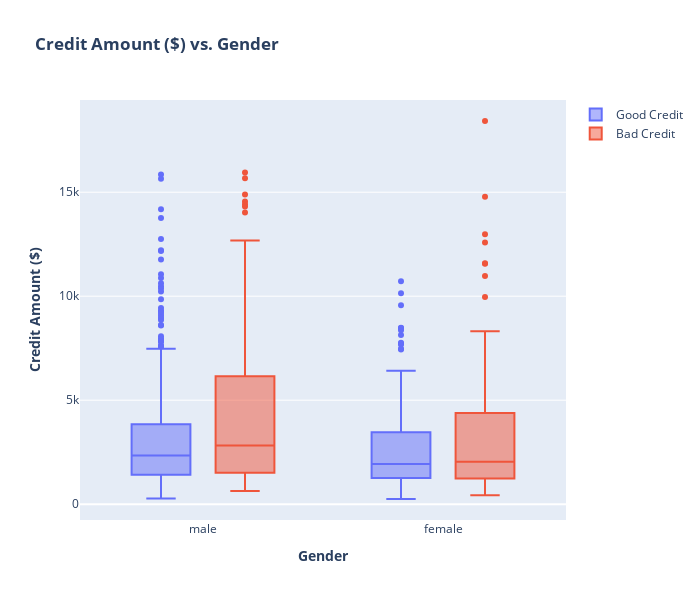

Notebook code for this chart:
### Code cell
box_plot('sex', 'Gender')

### Figure 1 — Plotly figure (JSON) as saved in the notebook; plotly's stock layout.template omitted (floating-point values rounded to 4 significant figures; data arrays with more than 128 entries replaced by an {"elided": "..."} marker saying what was removed)
{"data": [{"name": "Good Credit", "type": "box", "x": {"elided": "700 str values"}, "y": {"elided": "700 int values"}}, {"name": "Bad Credit", "type": "box", "x": {"elided": "300 str values"}, "y": {"elided": "300 int values"}}], "layout": {"boxmode": "group", "height": 600, "title": {"text": "<b>Credit Amount ($) vs. Gender</b>"}, "width": 700, "xaxis": {"title": {"text": "<b>Gender</b>"}}, "yaxis": {"title": {"text": "<b>Credit Amount ($)</b>"}}}}
